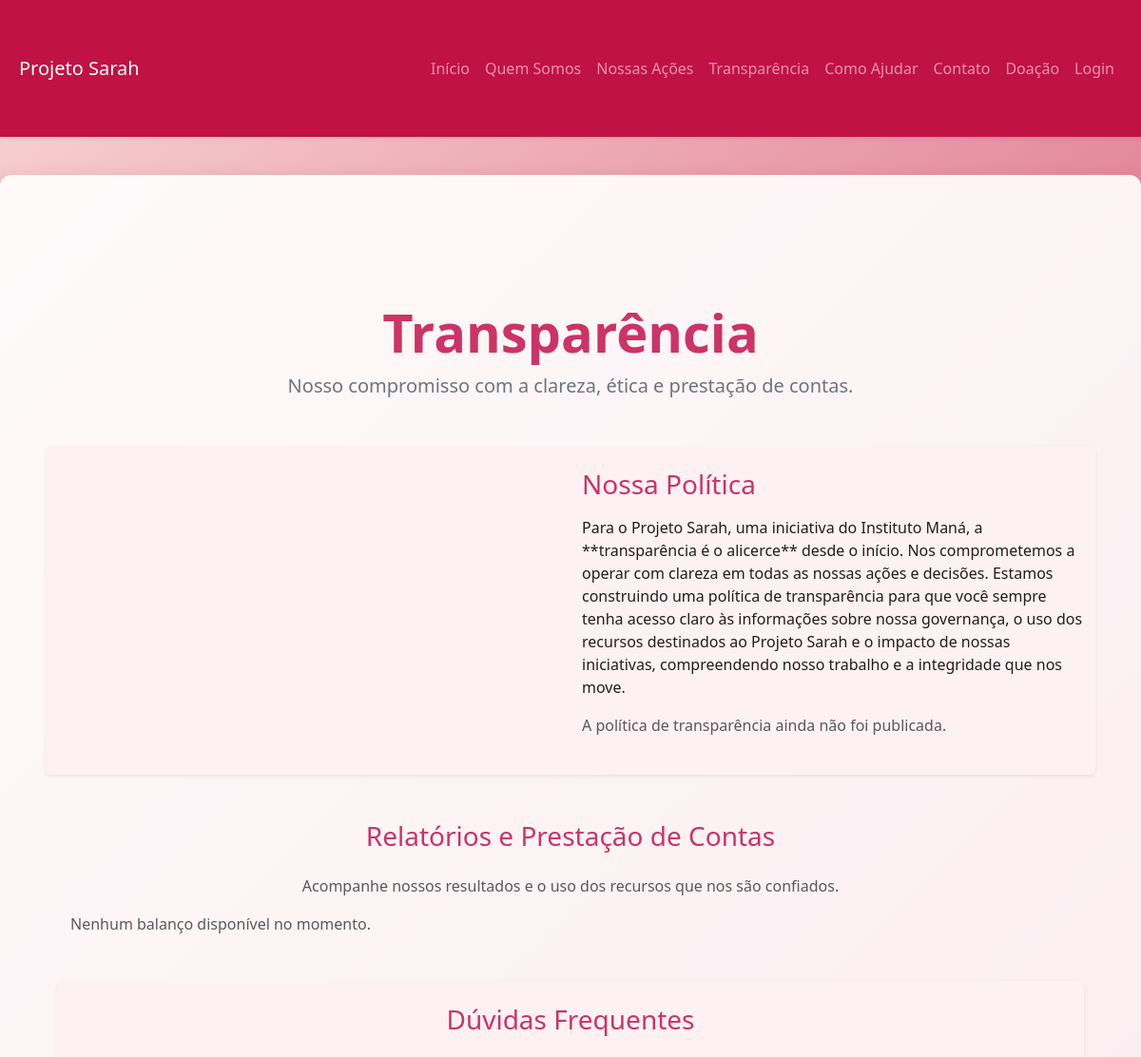
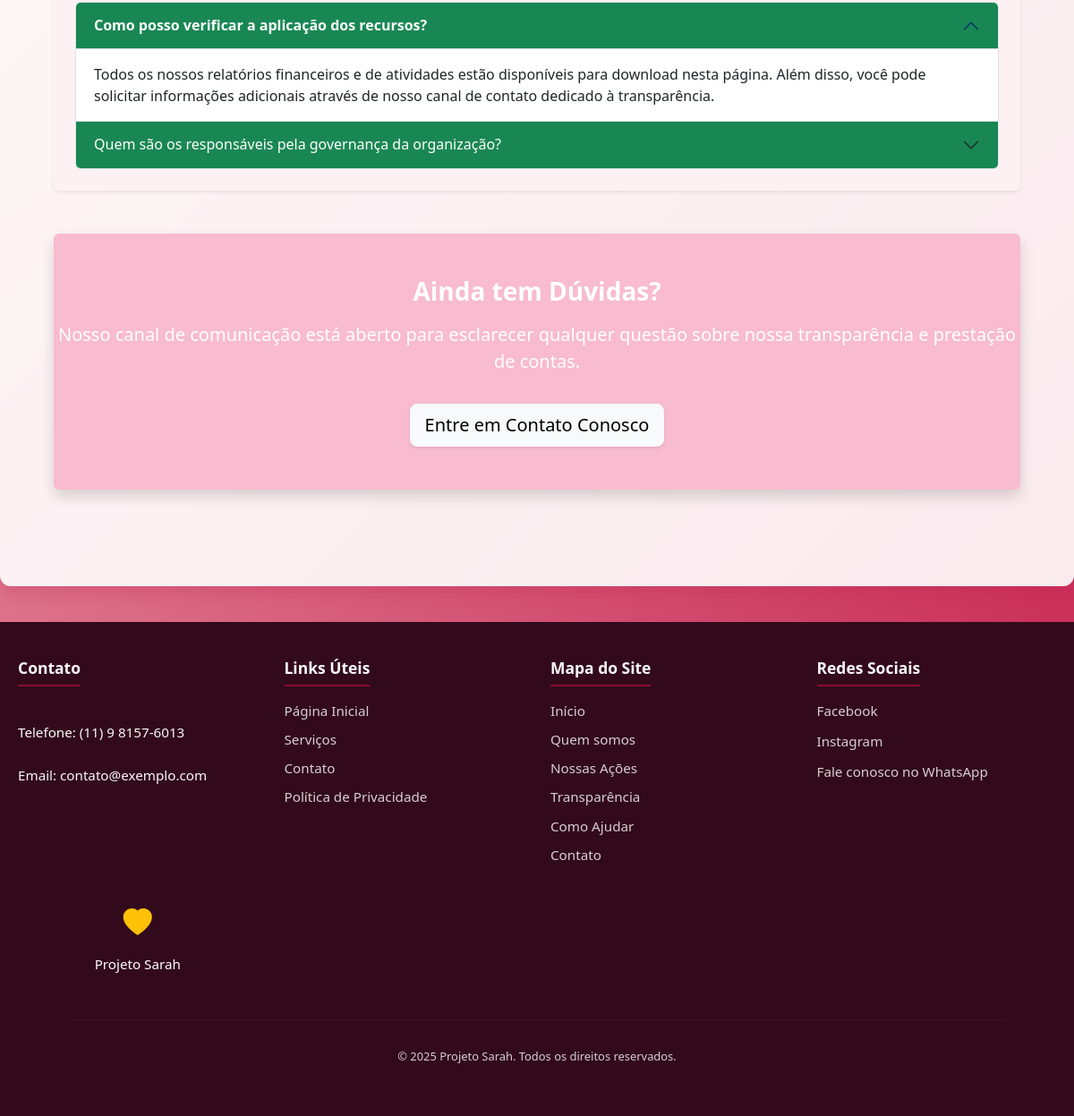
The page /transparencia/ on the database as committed earlier (2 pictures, top to bottom).
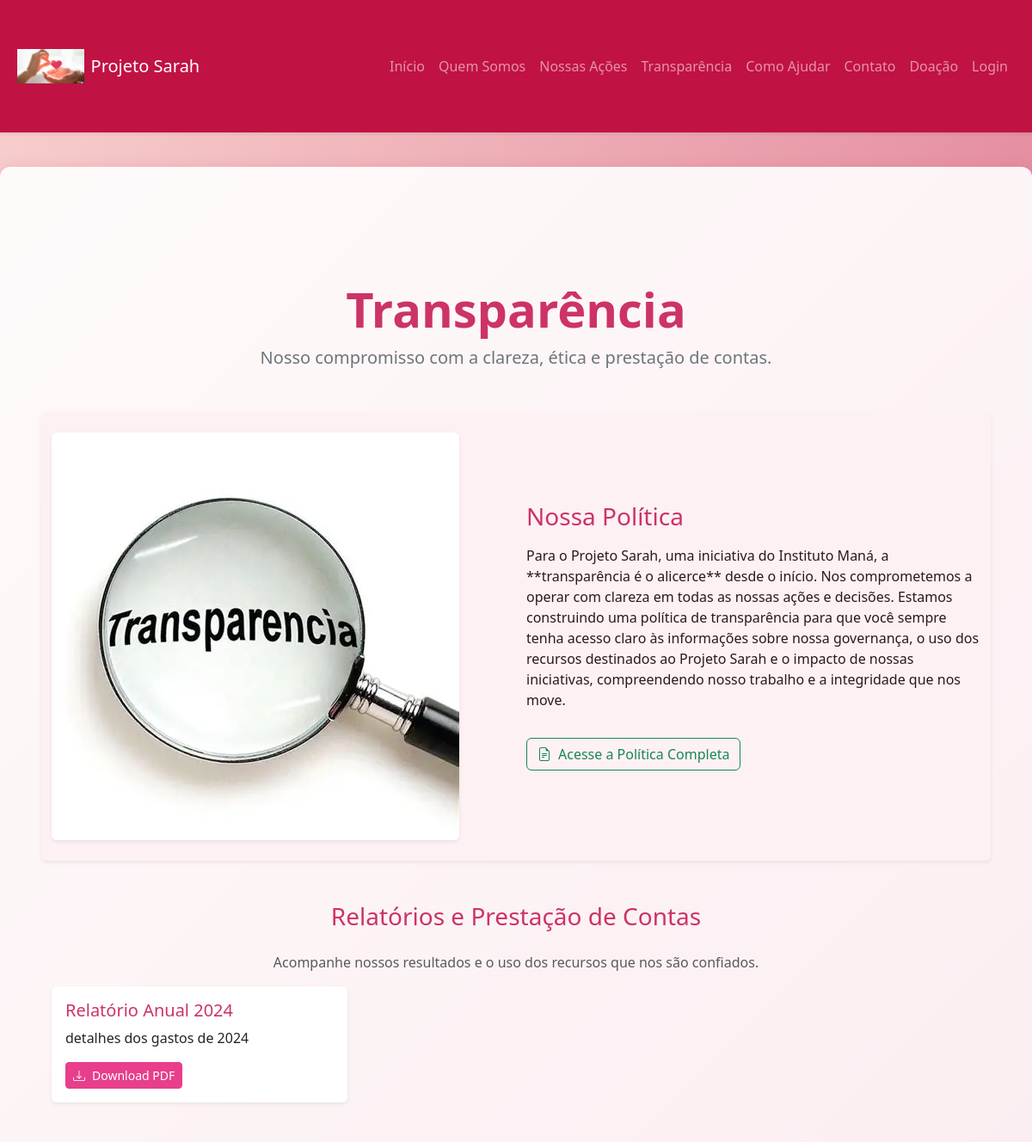
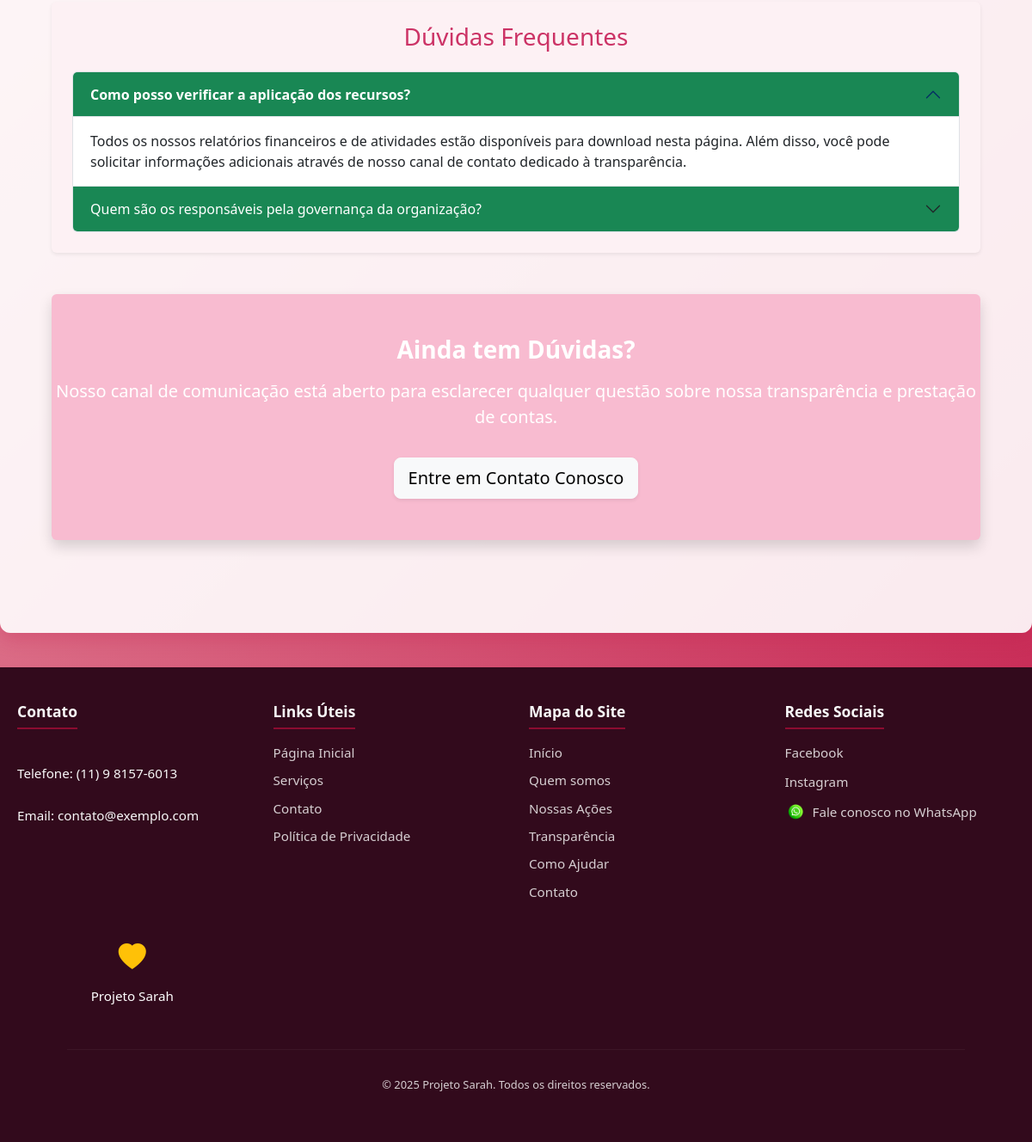
The same page on the database as committed later (2 pictures, top to bottom).
### main/models.py (models this page shows, shortened)
class StaticImage(models.Model):
    name = models.CharField(max_length=50, unique=True, help_text="Nome único para identificar a imagem no código (ex: 'hero_image', 'logo_footer').")
    image = models.ImageField(upload_to='static_images/', help_text="Carregue a imagem para este item. Dimensões e tipo variam de acordo com o uso.")
    description = models.CharField(max_length=200, blank=True, help_text="Breve descrição para o atributo 'alt' da imagem.")
    class Meta:
        verbose_name = "Imagem Estática"
        verbose_name_plural = "Imagens Estáticas"

class BalancoFinanceiro(models.Model):
    titulo = models.CharField(max_length=200, help_text="Ex: 'Relatório Anual de 2024'")
    descricao = models.TextField(help_text="Breve descrição do conteúdo do documento.")
    documento = models.FileField(upload_to='balancos/', help_text="Faça upload do arquivo PDF do balanço.")
    data_publicacao = models.DateField(auto_now_add=True)
    class Meta:
        verbose_name = "Balanço Financeiro"
        verbose_name_plural = "Balanços Financeiros"
        ordering = ['-data_publicacao']

### main/views.py (the view)
# urls.py: path('transparencia/', views.transparencia, name='transparencia'),
def transparencia(request):
    balancos = BalancoFinanceiro.objects.all()
    politica = PoliticaTransparencia.objects.first() # Pega a política mais recente
    context = {
        'balancos': balancos,
        'politica': politica,
    }
    return render(request, 'transparencia.html', context)

### main/context_processors.py (called while the page is built)
def carousel_base_context(request):
    images = CarouselImage.objects.filter(category='base')
    return {'carousel_base_images': images}

def static_images_context(request):
    images_dict = {}
    for img in StaticImage.objects.all():
        images_dict[img.name] = img
    return {'static_images': images_dict}

### main/templates/transparencia.html (shortened to what the changed rows need)
{% extends 'base.html' %}
{% load static %}
{% block extra_css %}
<link rel="stylesheet" href="{% static 'css/transparencia.css' %}" />
{% endblock extra_css %}
{% block content %}
<div class="container my-5">
    <section class="mb-5 text-center">
        <h1 class="display-4 fw-bold text-success">Transparência</h1>
    </section>
    <section class="row align-items-center mb-5 py-4 bg-light rounded shadow-sm">
        <div class="col-md-6 mb-3 mb-md-0">
            {% if static_images.transparencia_image %}
                <img src="{{ static_images.transparencia_image.image.url }}" class="img-fluid rounded shadow-sm" alt="{{ static_images.transparencia_image.description }}">
            {% endif %}
        </div>
        <div class="col-md-6">
            <h2 class="h3 mb-3 text-success">Nossa Política</h2>
            <p>Para o Projeto Sarah, uma iniciativa do Instituto Maná, a **transparência é o alicerce** desde o início. Nos comprometemos a operar com clareza em todas as nossas ações e decisões. Estamos construindo uma política de transparência para que você sempre tenha acesso claro às informações sobre nossa governança, o uso dos recursos destinados ao Projeto Sarah e o impacto de nossas iniciativas, compreendendo nosso trabalho e a integridade que nos move.</p>
            {% if politica %}
            <a href="{{ politica.documento.url }}" class="btn btn-outline-success mt-3" download>
                <i class="bi bi-file-earmark-text me-2"></i>Acesse a Política Completa
            </a>
            {% else %}
            <p class="text-muted mt-3">A política de transparência ainda não foi publicada.</p>
            {% endif %}
        </div>
    </section>
    <section class="mb-5">
        <h2 class="h3 mb-4 text-center text-success">Relatórios e Prestação de Contas</h2>
        <div class="row row-cols-1 row-cols-md-2 row-cols-lg-3 g-4">
            {% for balanco in balancos %}
            <div class="col">
                <div class="card h-100 shadow-sm border-0">
                    <div class="card-body">
                        <h5 class="card-title text-success">{{ balanco.titulo }}</h5>
                        <p class="card-text">{{ balanco.descricao }}</p>
                        <a href="{{ balanco.documento.url }}" class="btn btn-sm btn-success" download>
                            <i class="bi bi-download me-2"></i>Download PDF
                        </a>
                    </div>
                </div>
            </div>
            {% empty %}
            <div class="col-12 text-center text-muted">Nenhum balanço disponível no momento.</div>
            {% endfor %}
        </div>
    </section>
    <section class="mb-5 py-4 bg-light rounded shadow-sm p-4">
        <h2 class="h3 mb-4 text-center text-success">Dúvidas Frequentes</h2>
        <div class="accordion" id="faqTransparencia">
            <div class="accordion-item">
                <h2 class="accordion-header" id="headingOne">
                    <button class="accordion-button bg-success text-white" type="button" data-bs-toggle="collapse" data-bs-target="#collapseOne" aria-expanded="true" aria-controls="collapseOne">
                        Como posso verificar a aplicação dos recursos?
                    </button>
                </h2>
            </div>
            <div class="accordion-item">
                <h2 class="accordion-header" id="headingTwo">
                    <button class="accordion-button collapsed bg-success text-white" type="button" data-bs-toggle="collapse" data-bs-target="#collapseTwo" aria-expanded="false" aria-controls="collapseTwo">
                        Quem são os responsáveis pela governança da organização?
                    </button>
                </h2>
            </div>
        </div>
    </section>
    <section class="text-center py-5 bg-info text-white rounded shadow">
        <h2 class="h3 mb-3 fw-bold">Ainda tem Dúvidas?</h2>
    </section>
</div>
{% endblock %}

### main/templates/base.html (shortened to what the changed rows need)
{% load static %}
<!DOCTYPE html>
<html lang="pt-br">
<head>
    <link href="https://cdn.jsdelivr.net/npm/bootstrap@5.3.3/dist/css/bootstrap.min.css" rel="stylesheet">
    <link rel="stylesheet" href="https://cdn.jsdelivr.net/npm/bootstrap-icons@1.11.3/font/bootstrap-icons.min.css">
    <link rel="stylesheet" href="{% static 'css/estilo.css' %}">
    <link rel="stylesheet" href="{% static 'css/footer.css' %}">
    {% block extra_css %}{% endblock %}
</head>
<body>
    <header class="shadow-sm">
        <nav class="navbar navbar-expand-lg navbar-dark bg-mana-primary">
            <div class="container">
                <a class="navbar-brand d-flex align-items-center" href="{% url 'home' %}">
                    {% if static_images.logo_header %}
                        <img src="{{ static_images.logo_header.image.url }}" alt="{{ static_images.logo_header.description }}" height="40" class="me-2">
                    {% endif %}
                    <span>Projeto Sarah</span>
                </a>
            </div>
        </nav>
    </header>
    <main class="main-content">
        <div class="container mt-4">
            {% block content %}{% endblock %}
        </div>
    </main>
    <footer>
        <div class="footer-grid">
            <div class="redes-sociais">
                <ul>
                    <li>
                        <a href="https://wa.me/5511981576013" target="_blank" class="whatsapp-link">
                            {% if static_images.whatsapp_icon %}
                                <img src="{{ static_images.whatsapp_icon.image.url }}" alt="{{ static_images.whatsapp_icon.description }}" style="width: 24px; vertical-align: middle;">
                            {% endif %}
                            Fale conosco no WhatsApp
                        </a>
                    </li>
                </ul>
            </div>
        </div>
    </footer>
</body>
</html>

Rows that differ between the two databases and show on the page:
added StaticImage: logo_header.image (picture)
added StaticImage: transparencia_image.image (picture)
added BalancoFinanceiro: titulo "Relatório Anual 2024", descricao "detalhes dos gastos de 2024"
added StaticImage: whatsapp_icon.image (picture)
Other text that changed with them:
text no longer shown: "A política de transparência ainda não foi publicada. Nenhum balanço disponível no momento."
text now shown: "Acesse a Política Completa"
